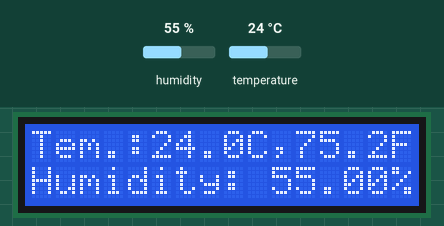
This sketch was run on a simulated Arduino Uno, built with avr-gcc and run on an emulated ATmega328P. Shown: 16×2 character LCD. The test bench sets the inputs (shaded band); at power-on: humidity 55 %, temperature 24 °C. What the sketch prints to the serial monitor is not drawn.

Above: at 5.2 s.
5.3 s: humidity set to 22 %
At 9.5 s:
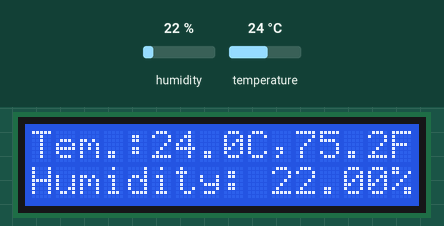
10.9 s: temperature set to 12 °C
At 14.4 s:
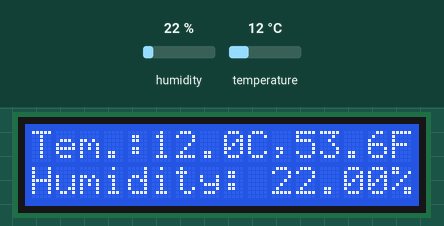
16.5 s: humidity set to 40 %
At 20.5 s:
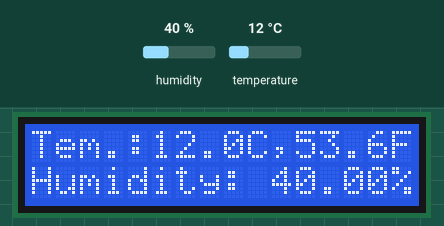
22.1 s: temperature set to 19 °C
At 25.4 s:
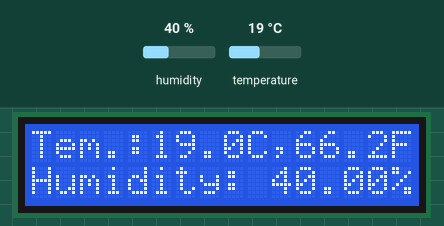
Timing chart, 0 to 26.9 s (numbered marks = the images above; inputs shaded):
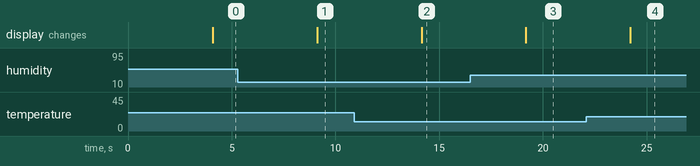

The sketch:

ft.ino
```cpp
#include <dht.h>
#define dht_apin A0 // Analog Pin sensor is connected to

dht DHT;
#include <LiquidCrystal.h>

// initialize the library with the numbers of the interface pins
LiquidCrystal lcd(7, 8, 9, 10, 11, 12);


void setup(){
  lcd.begin(16, 2);
  // Print a message to the LCD.


  Serial.begin(9600);
  delay(2000);//Delay to let system boot
  Serial.println("DHT11 Humidity & temperature Sensor\n\n");
  delay(2000);//Wait before accessing Sensor

}//end "setup()"

void loop(){
  //Start of Program

    DHT.read11(dht_apin);

    Serial.print("Current humidity = ");
    Serial.print(DHT.humidity);
    Serial.print("%  ");
    Serial.print("temperature = ");
    Serial.print(DHT.temperature);
    Serial.println("C  ");
    float temp_faren= (DHT.temperature*1.8)+32;


    lcd.setCursor(0, 0);
    lcd.print("Tem.:");
    lcd.print(DHT.temperature,1);
    lcd.print("C,");
    lcd.print(temp_faren,1);
    lcd.print("F ");


    lcd.setCursor(0, 1);
    lcd.print("Humidity: ");
    lcd.print(DHT.humidity);
    lcd.print("%  ");
    delay(5000);//Wait 5 seconds before accessing sensor again.

}// end loop(
```

Measured:
- after the input at 5.3 s, the display: changes after 3.8 s (image 1)
- after the input at 10.9 s, the display: changes after 3.3 s (image 2)
- after the input at 16.5 s, the display: changes after 2.7 s (image 3)
- after the input at 22.1 s, the display: changes after 2.1 s (image 4)
